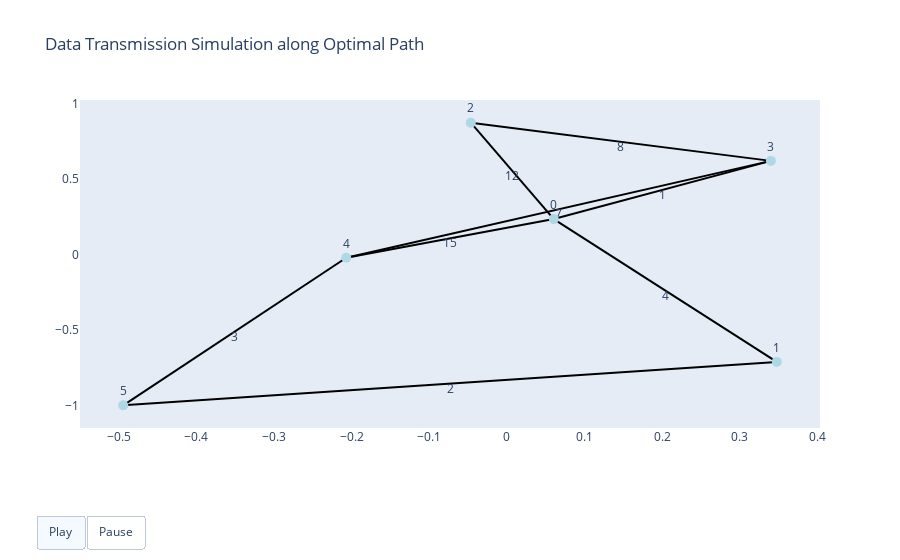

Here is the notebook cell this chart was saved with:
### Code cell
import networkx as nx
import plotly.graph_objects as go
import numpy as np

# Define the graph
G = nx.Graph()
edges = [(0, 1, 4), (1, 5, 2), (5, 4, 3), (4, 3, 7), (3, 2, 8), (0, 4, 15), (0, 2, 12), (3, 0, 1)]
G.add_weighted_edges_from(edges)

# Define the optimal path
optimal_path = [3, 4, 5, 1, 0]

# Position the nodes using a layout algorithm
pos = nx.spring_layout(G, seed=42)

# Create Plotly figure
fig = go.Figure()

# Add edges with weights to the figure
for u, v, d in G.edges(data=True):
    fig.add_trace(go.Scatter(x=[pos[u][0], pos[v][0]], y=[pos[u][1], pos[v][1]], 
                             mode='lines', line=dict(width=2, color='black'),
                             showlegend=False))
    mid_x = (pos[u][0] + pos[v][0]) / 2
    mid_y = (pos[u][1] + pos[v][1]) / 2
    fig.add_trace(go.Scatter(x=[mid_x], y=[mid_y], mode='text', text=[f"{d['weight']}"], 
                             textposition='bottom center', showlegend=False))

# Add nodes
fig.add_trace(go.Scatter(
    x=[pos[node][0] for node in G.nodes()],
    y=[pos[node][1] for node in G.nodes()],
    mode='markers+text',
    marker=dict(size=10, color='lightblue'),
    text=[str(node) for node in G.nodes()],
    textposition='top center',
    showlegend=False
))

# Create animation frames
frames = []
for i in range(len(optimal_path)):
    current_node = optimal_path[i]
    
    # Highlight current node with multiple dots
    frames.append(go.Frame(
        data=[
            go.Scatter(x=[pos[current_node][0]] * 10, y=[pos[current_node][1]] * 10,
                       mode='markers', marker=dict(size=12, color='orange', opacity=0.5),
                       showlegend=False)
        ],
        name=f"Step {i + 1}"
    ))

    # Add a few dots for each frame to create a "movement" effect
    for j in range(1, 10):
        x_offset = np.random.uniform(-0.02, 0.02)
        y_offset = np.random.uniform(-0.02, 0.02)
        frames.append(go.Frame(
            data=[
                go.Scatter(x=[pos[current_node][0] + x_offset] * 10, 
                           y=[pos[current_node][1] + y_offset] * 10,
                           mode='markers', marker=dict(size=12, color='orange', opacity=0.5),
                           showlegend=False)
            ],
            name=f"Step {i + 1}_Dot_{j}"
        ))

# Add frames to the figure
fig.frames = frames

# Add play and pause buttons
fig.update_layout(
    updatemenus=[{
        'buttons': [
            {
                'label': 'Play',
                'method': 'animate',
                'args': [None, {
                    'frame': {'duration': 5000, 'redraw': True},
                    'fromcurrent': True
                }]
            },
            {
                'label': 'Pause',
                'method': 'animate',
                'args': [[None], {
                    'frame': {'duration': 0, 'redraw': True},
                    'mode': 'immediate',
                    'transition': {'duration': 0}
                }]
            }
        ],
        'direction': 'left',
        'pad': {'r': 10, 't': 87},
        'showactive': True,
        'type': 'buttons',
        'x': 0.1,
        'xanchor': 'right',
        'y': 0,
        'yanchor': 'top'
    }]
)

# Update layout for better visualization
fig.update_layout(
    title="Data Transmission Simulation along Optimal Path",
    xaxis=dict(showgrid=False, zeroline=False),
    yaxis=dict(showgrid=False, zeroline=False),
    showlegend=False
)

# Show the plot
fig.show()

### Figure 1 — Plotly figure (JSON) as saved in the notebook; plotly's stock layout.template omitted (floating-point values rounded to 4 significant figures)
{"data": [{"line": {"color": "black", "width": 2}, "mode": "lines", "showlegend": false, "type": "scatter", "x": [0.06033, 0.3475], "y": [0.2357, -0.7118]}, {"mode": "text", "showlegend": false, "text": ["4"], "textposition": "bottom center", "type": "scatter", "x": [0.2039], "y": [-0.2381]}, {"line": {"color": "black", "width": 2}, "mode": "lines", "showlegend": false, "type": "scatter", "x": [0.06033, -0.207], "y": [0.2357, -0.02107]}, {"mode": "text", "showlegend": false, "text": ["15"], "textposition": "bottom center", "type": "scatter", "x": [-0.07331], "y": [0.1073]}, {"line": {"color": "black", "width": 2}, "mode": "lines", "showlegend": false, "type": "scatter", "x": [0.06033, -0.04658], "y": [0.2357, 0.8754]}, {"mode": "text", "showlegend": false, "text": ["12"], "textposition": "bottom center", "type": "scatter", "x": [0.006878], "y": [0.5556]}, {"line": {"color": "black", "width": 2}, "mode": "lines", "showlegend": false, "type": "scatter", "x": [0.06033, 0.3399], "y": [0.2357, 0.6218]}, {"mode": "text", "showlegend": false, "text": ["1"], "textposition": "bottom center", "type": "scatter", "x": [0.2001], "y": [0.4287]}, {"line": {"color": "black", "width": 2}, "mode": "lines", "showlegend": false, "type": "scatter", "x": [0.3475, -0.4941], "y": [-0.7118, -1]}, {"mode": "text", "showlegend": false, "text": ["2"], "textposition": "bottom center", "type": "scatter", "x": [-0.07333], "y": [-0.8559]}, {"line": {"color": "black", "width": 2}, "mode": "lines", "showlegend": false, "type": "scatter", "x": [-0.4941, -0.207], "y": [-1, -0.02107]}, {"mode": "text", "showlegend": false, "text": ["3"], "textposition": "bottom center", "type": "scatter", "x": [-0.3505], "y": [-0.5105]}, {"line": {"color": "black", "width": 2}, "mode": "lines", "showlegend": false, "type": "scatter", "x": [-0.207, 0.3399], "y": [-0.02107, 0.6218]}, {"mode": "text", "showlegend": false, "text": ["7"], "textposition": "bottom center", "type": "scatter", "x": [0.06646], "y": [0.3004]}, {"line": {"color": "black", "width": 2}, "mode": "lines", "showlegend": false, "type": "scatter", "x": [0.3399, -0.04658], "y": [0.6218, 0.8754]}, {"mode": "text", "showlegend": false, "text": ["8"], "textposition": "bottom center", "type": "scatter", "x": [0.1466], "y": [0.7486]}, {"marker": {"color": "lightblue", "size": 10}, "mode": "markers+text", "showlegend": false, "text": ["0", "1", "5", "4", "3", "2"], "textposition": "top center", "type": "scatter", "x": [0.06033, 0.3475, -0.4941, -0.207, 0.3399, -0.04658], "y": [0.2357, -0.7118, -1, -0.02107, 0.6218, 0.8754]}], "layout": {"showlegend": false, "title": {"text": "Data Transmission Simulation along Optimal Path"}, "updatemenus": [{"buttons": [{"args": [null, {"frame": {"duration": 5000, "redraw": true}, "fromcurrent": true}], "label": "Play", "method": "animate"}, {"args": [[null], {"frame": {"duration": 0, "redraw": true}, "mode": "immediate", "transition": {"duration": 0}}], "label": "Pause", "method": "animate"}], "direction": "left", "pad": {"r": 10, "t": 87}, "showactive": true, "type": "buttons", "x": 0.1, "xanchor": "right", "y": 0, "yanchor": "top"}], "xaxis": {"showgrid": false, "zeroline": false}, "yaxis": {"showgrid": false, "zeroline": false}}}
